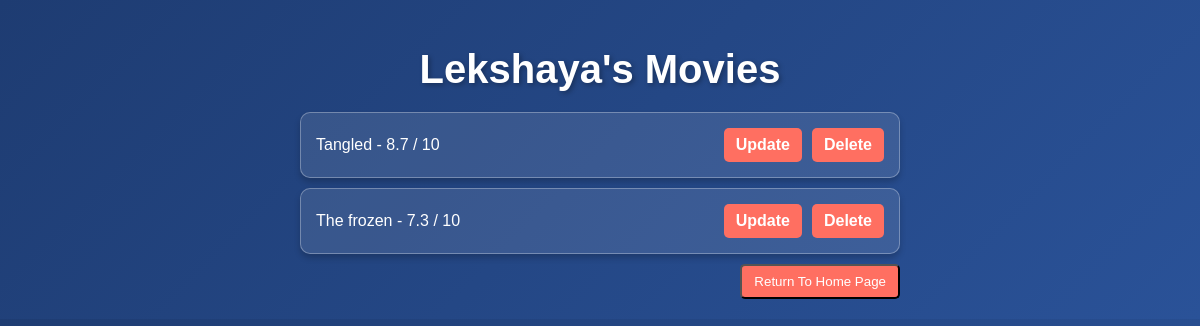
/users/3, run on the app's committed database.
### DataManager/data_models.py (models this page shows, shortened)
class User(db.Model):  # Inherit from db.Model
    __tablename__ = 'users'
    id = db.Column(db.Integer, primary_key=True, autoincrement=True)
    name = db.Column(db.String(50))
    def __str__(self):
        return f"{self.name}"

class Movie(db.Model):
    __tablename__ = 'movies'
    id = db.Column(db.Integer, primary_key=True, autoincrement=True)
    movie_name = db.Column(db.String(100))
    movie_director = db.Column(db.String(50))
    year = db.Column(db.Integer)
    rating = db.Column(db.Float)
    user_id = db.Column(db.Integer, db.ForeignKey('users.id'))

### app.py (the view)
@app.route('/users/<int:user_id>')
def user_movies(user_id):
    user = data_manger.get_user_by_id(user_id)  # Get user by ID
    if user:
        movies = data_manger.get_user_movies(user_id)  # Get movies for the specific user
        return render_template("user_movies.html", user=user, movies=movies)
    return "User not found", 404

### DataManager/sqlite_datamanager.py (called while the page is built)
    def get_user_by_id(self, user_id):
        with self.app.app_context():
            user = User.query.filter_by(id=user_id).first()
            print(user)
            return user

    def get_user_movies(self, user_id):
        with self.app.app_context():
            return Movie.query.filter_by(user_id=user_id).all()

### templates/user_movies.html (shortened to what this page needs)
<!DOCTYPE html>
<html lang="en">
<head>
</head>
<body>
    <h1>{{ user.name }}'s Movies</h1>
    <ul>
        {% for movie in movies %}
        <li>
            <span>{{ movie.movie_name }} - {{ movie.rating }} / 10</span>
            <div class="actions">
                <a href="{{ url_for('update_movie', user_id=user.id, movie_id=movie.id) }}">Update</a>
                <a href="{{ url_for('delete_movie', user_id=user.id, movie_id=movie.id) }}">Delete</a>
            </div>
        </li>
        {% endfor %}
        <a href="{{ url_for('home') }}"> <button>Return To Home Page</button></a>
    </ul>
</body>
</html>

### templates/user_movies.html (style rules this page uses)
body { font-family: Arial, sans-serif; background: linear-gradient(135deg, #1e3c72, #2a5298); color: #fff; margin: 0; padding: 20px; display: flex; flex-direction: column; align-items: center; }
h1 { font-size: 2.5rem; margin-bottom: 20px; text-shadow: 2px 2px 5px rgba(0, 0, 0, 0.3); }
ul { list-style-type: none; padding: 0; width: 80%; max-width: 600px; margin: 0 auto; }
li { background: rgba(255, 255, 255, 0.1); border: 1px solid rgba(255, 255, 255, 0.3); border-radius: 10px; padding: 15px; margin-bottom: 10px; display: flex; justify-content: space-between; align-items: center; box-shadow: 0 4px 6px rgba(0, 0, 0, 0.2); transition: transform 0.2s, box-shadow 0.2s; }
a { text-decoration: none; color: #1e90ff; font-weight: bold; transition: color 0.3s ease; }
.actions { display: flex; gap: 10px; }
.actions a { padding: 8px 12px; border-radius: 5px; background-color: #ff6f61; color: #fff; transition: background-color 0.3s ease; }
button { padding: 8px 12px; border-radius: 5px; background-color: #ff6f61; color: #fff; transition: background-color 0.3s ease; float:right; }

### data on the page
User: name "Lekshaya"
Movie: movie_name "Tangled", rating "8.7"
Movie: movie_name "The frozen", rating "7.3"
